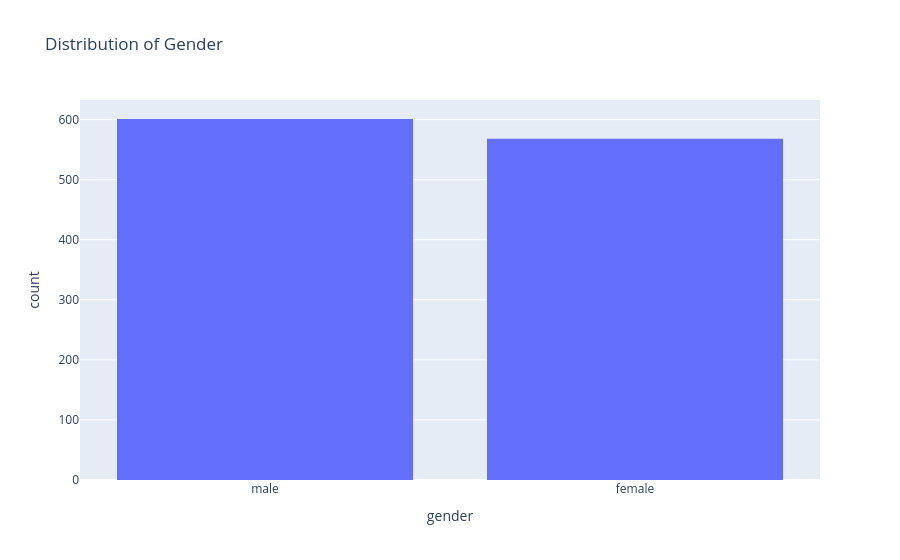

Notebook code for this chart:
### Code cell
# histogram representation
fig = (px.histogram(gender, x="gender", title="Distribution of Gender"))
fig.show()

### Figure 1 — Plotly figure (JSON) as saved in the notebook; plotly's stock layout.template omitted (floating-point values rounded to 4 significant figures; data arrays with more than 128 entries replaced by an {"elided": "..."} marker saying what was removed)
{"data": [{"bingroup": "x", "hovertemplate": "gender=%{x}<br>count=%{y}<extra></extra>", "legendgroup": "", "marker": {"color": "#636efa", "pattern": {"shape": ""}}, "name": "", "orientation": "v", "showlegend": false, "type": "histogram", "x": {"elided": "1169 str values"}, "xaxis": "x", "yaxis": "y"}], "layout": {"barmode": "relative", "legend": {"tracegroupgap": 0}, "title": {"text": "Distribution of Gender"}, "xaxis": {"anchor": "y", "domain": [0, 1], "title": {"text": "gender"}}, "yaxis": {"anchor": "x", "domain": [0, 1], "title": {"text": "count"}}}}
